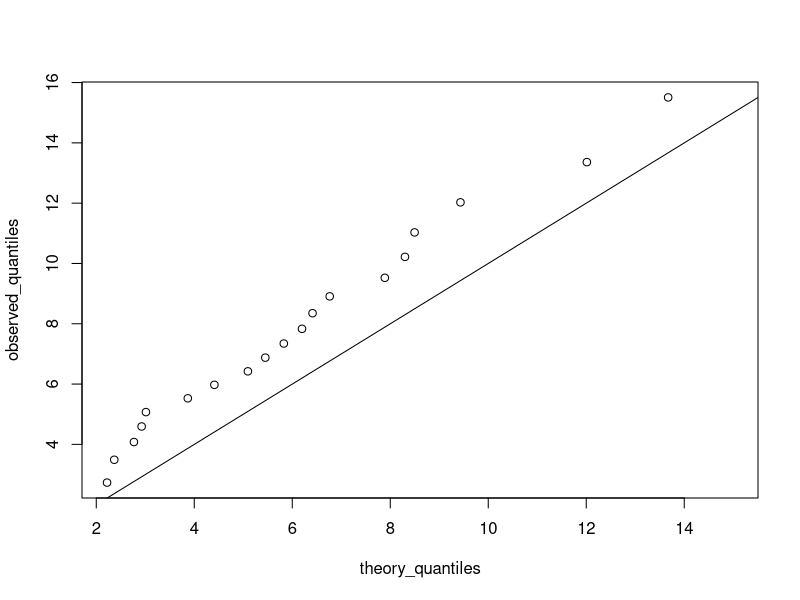

R code for this plot: (Note: this script raises an error after producing the figure.)
# Rose Hedderman
# Lab 7 
# SDS 348

# Question 1
data <-c (8.029959, 1.822777, 2.991281, 5.482830, 6.195160, 6.203641, 2.240657,
          7.828524, 6.709812, 12.668532, 13.652440, 6.172207, 6.532104, 8.349607,
          2.372673, 1.679789, 8.562268, 2.825837, 10.773925, 5.481163, 2.315325,
          2.443164, 4.130867, 3.928907, 2.943242, 4.561477, 3.726978, 6.335047,
          4.765059, 11.939610, 8.479929, 2.857069, 6.864941, 8.284125, 5.411720,
          14.994230, 5.314071, 3.020857, 14.034124, 9.195873)
theory_quantiles <- quantile(data,1:20/20)
observed_quantiles <- qchisq(1:20/20, df = 8)
plot(theory_quantiles, observed_quantiles)
abline(a = 0,b=1)

# Question 2
head(PlantGrowth)
t.test(data = PlantGrowth$weight, ctrl ~ trt2)

mean_diff <- vector()

# Create many randomizations with a for loop
for(i in 1:5000){ 
  temp <- data.frame(weight = PlantGrowth$weight, group = sample(PlantGrowth$group)) 
  
  mean_diff[i] <- temp %>% 
    group_by(group) %>%
    summarize(means = mean(weight)) %>%
    summarize(mean_diff = diff(means)) %>%
    pull
}

# Question 3
# group by group and mean something
view(PlantGrowth)

# Question 4
PlantGrowth_c2 <- PlantGrowth %>%
  filter(group == "ctrl" | group == "trt2")
PlantGrowth_c2
options(pillar.sigfig=6)
t.test(data = PlantGrowth_c2, group ~ weight)
# Question 5
t.test(weight ~ group, data = PlantGrowth_c2, var.equal = TRUE)
PlantGrowth_c2 %>%
  group_by(group) %>%
  summarize(p.value = shapiro.test(weight)$p.value)

var.test(weight ~ group, data = PlantGrowth_c2)

sample(1:10)
sample(1:10, replace = TRUE)
set.seed(348)
sample(1:10)
sample(1:10, replace = TRUE)

# Question 6

PlantGrowth_c2 %>% 
  mutate(weight = sample(weight))
PlantGrowth_c2 %>% 
  mutate(weight = sample(weight)) %>%
  group_by(group) %>%
  summarize(means = mean(weight)) %>%
  summarize(diff_means = diff(means)) %>%
  pull


# Question 7
set.seed(348)
diff_means_random <- vector()

for(i in 1:1000){
  temp <- PlantGrowth_c2 %>% 
    mutate(weight = sample(weight))
  
  diff_means_random[i] <- temp %>% 
    group_by(group) %>%
    summarize(means = mean(weight)) %>%
    summarize(diff_means_random = -diff(means)) %>%
    pull
}
hist(diff_means_random)


# Question 8

# Question 9

# Question 10


